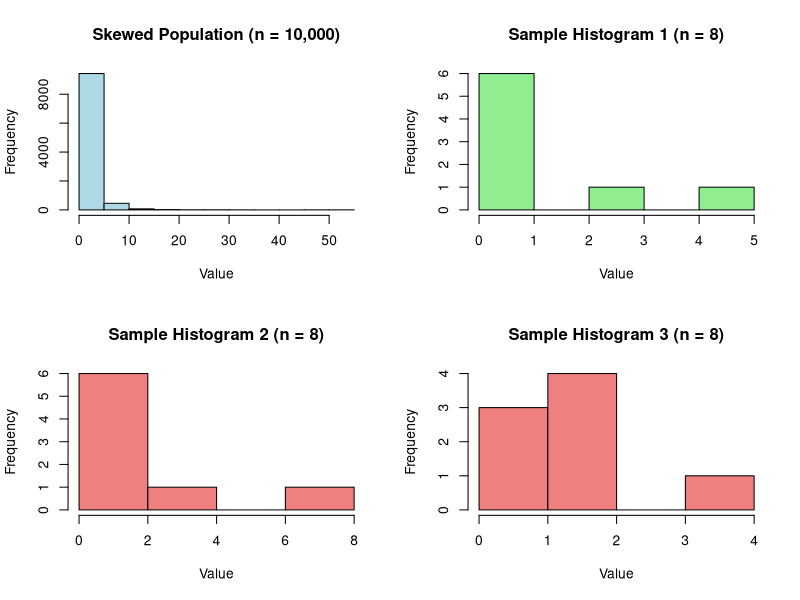
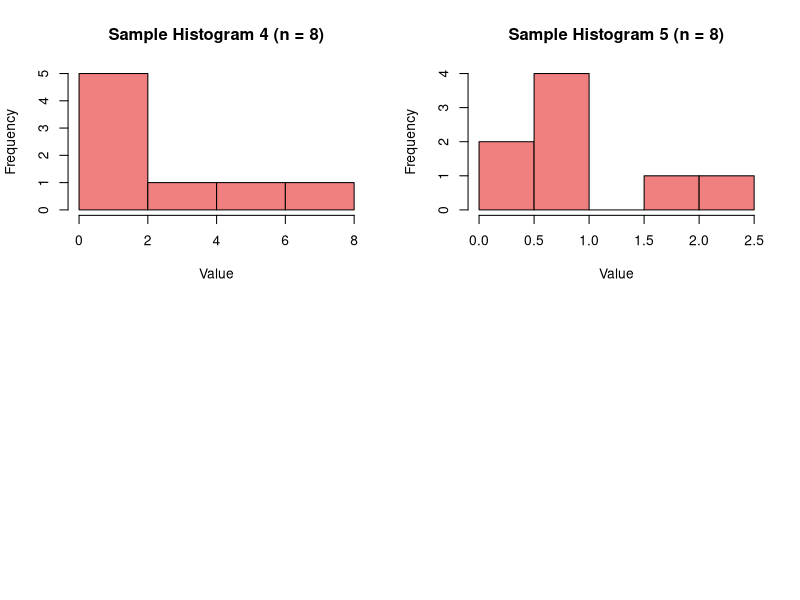

These figures' R source, in order:
# ------------------------------------------------------------
# Histogram-Based Normality Check - Slides 25–28
# Goal: Show inconsistency of small sample histograms from a skewed population
# ------------------------------------------------------------

# Step 1: Create a skewed population using log-normal distribution
set.seed(2025)  # for reproducibility
skewdata <- rlnorm(10000)  # right-skewed population

# Step 2: Visualize the full population
par(mfrow = c(2, 2))  # set up 2x2 plot panel
hist(skewdata,
     main = "Skewed Population (n = 10,000)",
     xlab = "Value",
     col = "lightblue")

# Step 3: Draw a small sample (n = 8) and inspect histogram
samp_data <- sample(skewdata, 8)
hist(samp_data,
     main = "Sample Histogram 1 (n = 8)",
     xlab = "Value",
     col = "lightgreen")

# Step 4: Repeat sampling and histogram inspection 4 more times
for (i in 2:5) {
  samp <- sample(skewdata, 8)
  hist(samp,
       main = paste("Sample Histogram", i, "(n = 8)"),
       xlab = "Value",
       col = "lightcoral")
}

# ------------------------------------------------------------
# Interpretation:
# - Compare histogram shapes across samples
# - Note variability in appearance despite same population
# - Reinforces slide guidance: use histograms and common sense
# ------------------------------------------------------------
